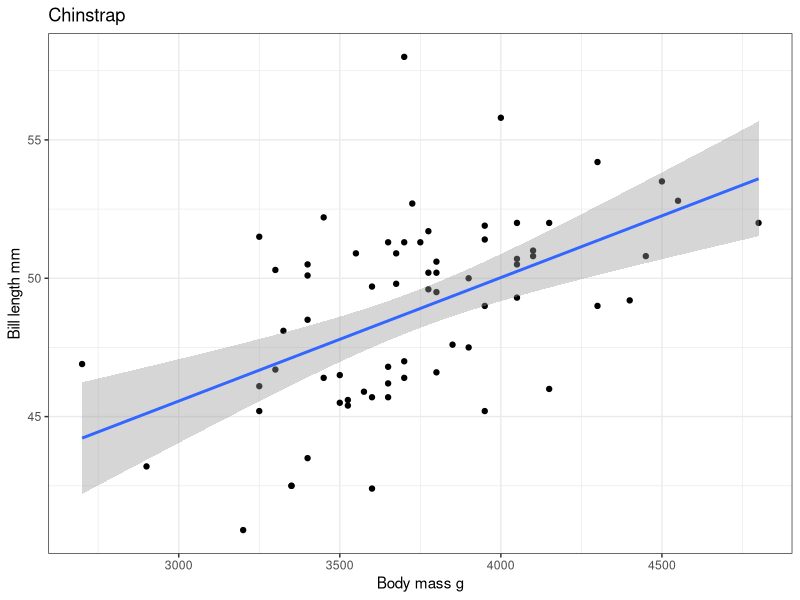
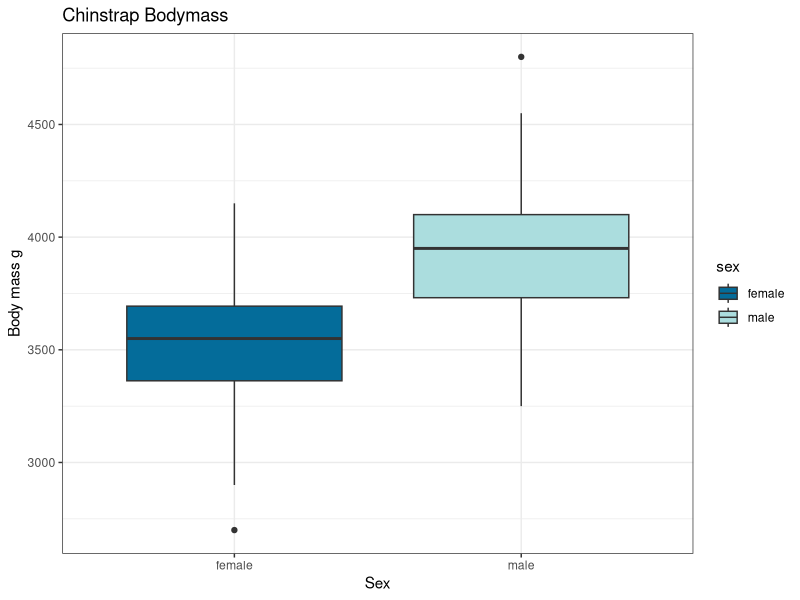

The R source for these figures, in order:
#silly little code
library(palmerpenguins)
library(tidyverse)

View(penguins)

penguins |> 
  filter(species == "Chinstrap") |> 
  ggplot(aes(x = body_mass_g, y = bill_length_mm)) +
  geom_point() +
  geom_smooth(method = "lm") +
  labs(x = "Body mass g", y = "Bill length mm", title = "Chinstrap") +
  theme_bw()

penguins |> 
  filter(species == "Chinstrap") |> 
  ggplot(aes(x = sex, y = body_mass_g, fill = sex)) +
  geom_boxplot() +
  labs(x = "Sex", y = "Body mass g", title = "Chinstrap Bodymass") +
  theme_bw() +
  scale_fill_manual(values = c("#046C9A", "#ABDDDE"))

#adding correlation test 
cor.test(penguins$body_mass_g, penguins$bill_length_mm, method = "pearson")
